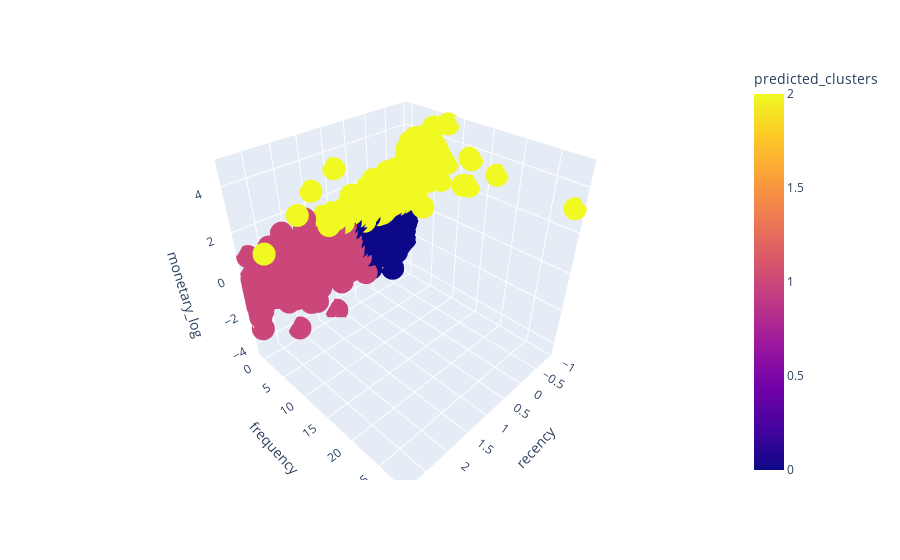

Notebook code cell kept with this figure:
### Markdown cell above
1. Create a scatter plot and select cluster centers

### Code cell
fig = px.scatter_3d(X, x='recency', y='frequency', z='monetary_log',color="predicted_clusters")
fig.show()

### Figure 1 — Plotly figure (JSON) as saved in the notebook; plotly's stock layout.template omitted (floating-point values rounded to 4 significant figures; data arrays with more than 128 entries replaced by an {"elided": "..."} marker saying what was removed)
{"data": [{"hovertemplate": "recency=%{x}<br>frequency=%{y}<br>monetary_log=%{z}<br>predicted_clusters=%{marker.color}<extra></extra>", "legendgroup": "", "marker": {"color": {"elided": "3910 int values"}, "coloraxis": "coloraxis", "symbol": "circle"}, "mode": "markers", "name": "", "scene": "scene", "showlegend": false, "type": "scatter3d", "x": {"elided": "3910 float values"}, "y": {"elided": "3910 float values"}, "z": {"elided": "3910 float values"}}], "layout": {"coloraxis": {"colorbar": {"title": {"text": "predicted_clusters"}}, "colorscale": [[0, "#0d0887"], [0.1111, "#46039f"], [0.2222, "#7201a8"], [0.3333, "#9c179e"], [0.4444, "#bd3786"], [0.5556, "#d8576b"], [0.6667, "#ed7953"], [0.7778, "#fb9f3a"], [0.8889, "#fdca26"], [1, "#f0f921"]]}, "legend": {"tracegroupgap": 0}, "margin": {"t": 60}, "scene": {"domain": {"x": [0, 1], "y": [0, 1]}, "xaxis": {"title": {"text": "recency"}}, "yaxis": {"title": {"text": "frequency"}}, "zaxis": {"title": {"text": "monetary_log"}}}}}
